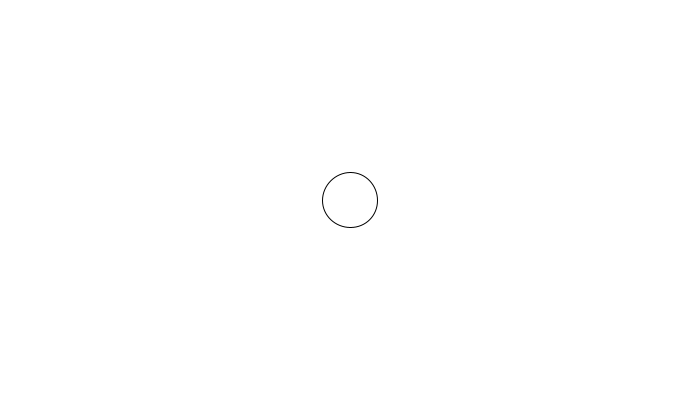
Frame 1 (no input)
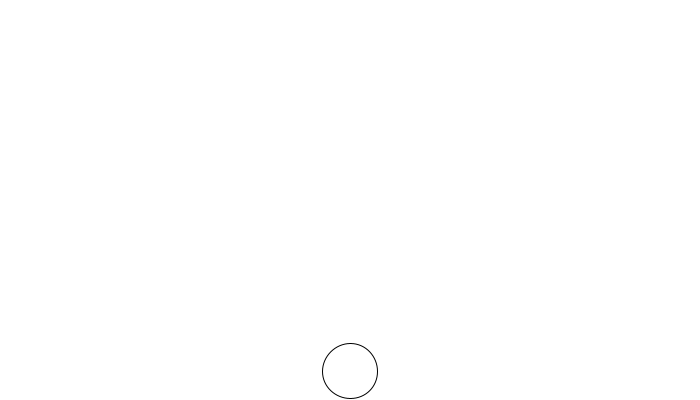
Frame 60 (the mouse pressed at the canvas centre just before this capture)
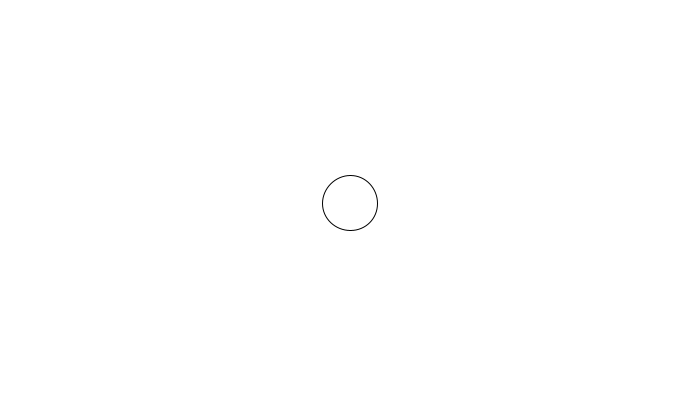
Frame 120 (the mouse held since frame 60 and released just before this capture)

The Processing sketch that drew these frames (run headless with seeded random() and noise(); from frame 60 on, the mouse is pressed at the canvas centre):

// Processing sketch: processing_37725
// ── processing_37725.pde

float ballX = 350;
float ballY = 200;
int speed = 1;
int g = 1;


void setup (){
 size(700,400); 
}

void draw(){
  
  background(255);
  
  ellipse(ballX, ballY, 55, 55);
  ballY += speed;
  
  if (ballY < height-27 ){
    speed += g;
  }else if ( ballY >= height-27){
    speed = -speed;
  }
  
  
  
}
